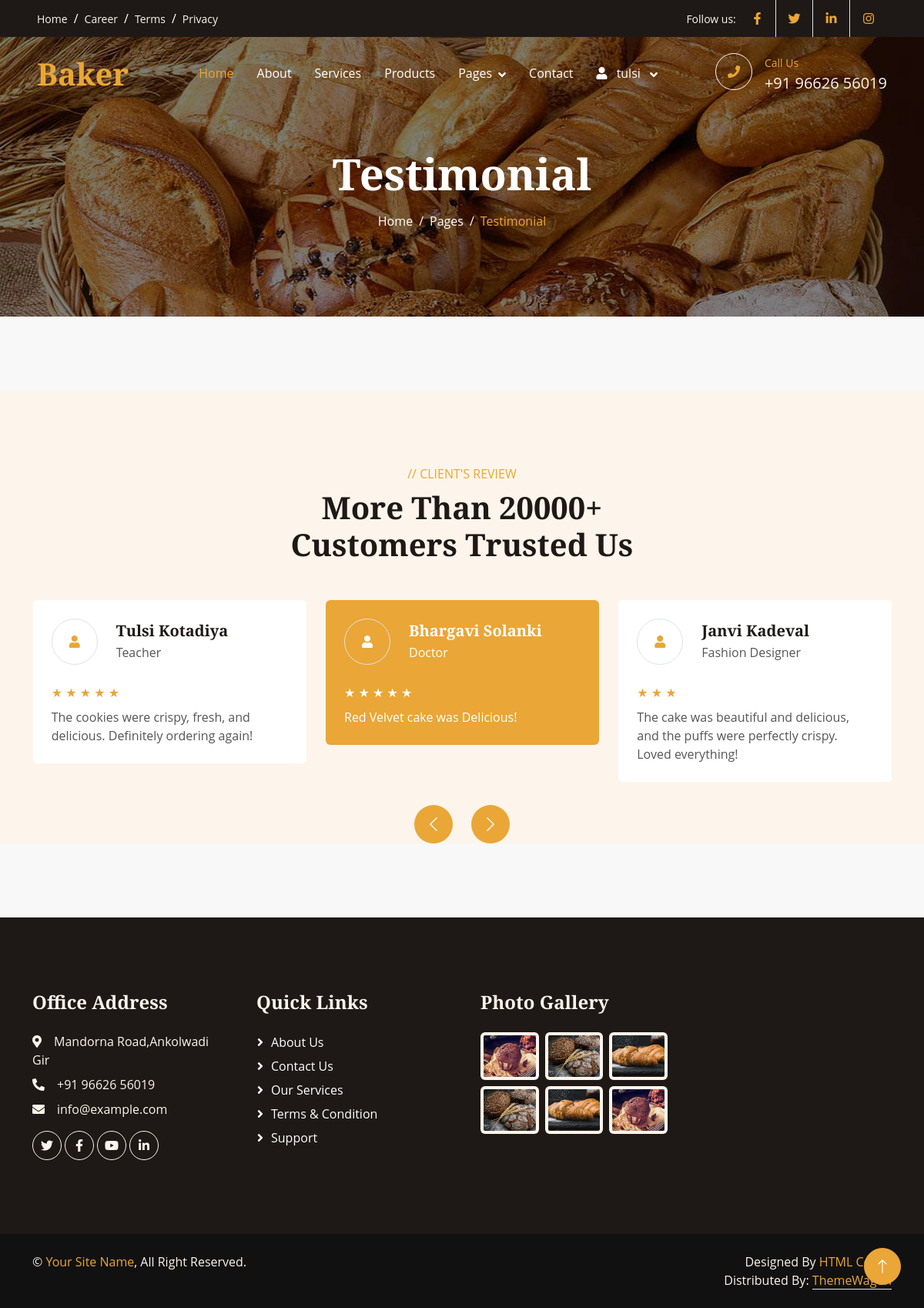
/testmonial/ (signed in), run on the app's committed database.
### myapp/models.py (models this page shows, shortened)
class Feedback(models.Model):
    user = models.ForeignKey(User, on_delete=models.CASCADE)
    profession = models.CharField(max_length=100)
    rating = models.PositiveIntegerField(default=5)
    message = models.TextField()
    created_at = models.DateTimeField(auto_now_add=True)
    is_approved = models.BooleanField(default=False)

### myapp/views.py (the view)
# urls.py: path('testmonial/',views.testimonial,name='testimonial'),
def testimonial(request):
    feedbacks = Feedback.objects.select_related('user').order_by('-created_at')
    return render(request,'testimonial.html',{'feedbacks': feedbacks})

### myapp/templates/testimonial.html
{% extends 'main.html' %}
{% load static %}
{% block content %}
    <div class="container-fluid page-header py-6 wow fadeIn" data-wow-delay="0.1s">
        <div class="container text-center pt-5 pb-3">
            <h1 class="display-4 text-white animated slideInDown mb-3">Testimonial</h1>
            <nav aria-label="breadcrumb animated slideInDown">
                <ol class="breadcrumb justify-content-center mb-0">
                    <li class="breadcrumb-item"><a class="text-white" href="{% url 'index' %}">Home</a></li>
                    <li class="breadcrumb-item"><a class="text-white" href="#">Pages</a></li>
                    <li class="breadcrumb-item text-primary active" aria-current="page">Testimonial</li>
                </ol>
            </nav>
        </div>
    </div>
    <div class="container-fluid bg-light my-6 py-6 pb-0 w-100" style="margin: 6rem 0;">
        <div class="container">
            <div class="text-center mx-auto mb-5 wow fadeInUp" data-wow-delay="0.1s" style="max-width: 500px;">
                <p class="text-primary text-uppercase mb-2">// Client's Review</p>
                <h1 class="display-6 mb-4">More Than 20000+ Customers Trusted Us</h1>
            </div>
            <div class="owl-carousel testimonial-carousel wow fadeInUp" data-wow-delay="0.1s">
                {% for feedback in feedbacks %}
                <div class="testimonial-item bg-white rounded p-4">
                    <div class="d-flex align-items-center mb-4">
                        <div class="flex-shrink-0 rounded-circle border p-1
                                    d-flex align-items-center justify-content-center"
                            style="width:60px; height:60px;">
                            <i class="fa fa-user text-primary"></i>
                        </div>
                        <div class="ms-4">
                            <h5 class="mb-1">
                                {{ feedback.user.first_name }}
                                {{ feedback.user.last_name }}
                            </h5>
                            <span>
                                {{ feedback.profession }}
                            </span>
                        </div>
                    </div>
                    <div class="mb-2 text-primary">
                        {% if feedback.rating >= 1 %}★{% endif %}
                        {% if feedback.rating >= 2 %}★{% endif %}
                        {% if feedback.rating >= 3 %}★{% endif %}
                        {% if feedback.rating >= 4 %}★{% endif %}
                        {% if feedback.rating >= 5 %}★{% endif %}
                    </div>
                    <p class="mb-0">
                        {{ feedback.message }}
                    </p>
                </div>
                {% empty %}
                <div class="text-center">
                    <p>No customer reviews yet.</p>
                </div>
                {% endfor %}
            </div>
        </div>
    </div>
{% endblock content %}

### templates/main.html (shortened to what this page needs)
{% load static %}
<!DOCTYPE html>
<html lang="en">
<head>
    <link href="https://cdnjs.cloudflare.com/ajax/libs/font-awesome/5.10.0/css/all.min.css" rel="stylesheet">
    <link href="https://cdn.jsdelivr.net/npm/bootstrap-icons@1.4.1/font/bootstrap-icons.css" rel="stylesheet">
    <link href="{% static 'lib/animate/animate.min.css' %}" rel="stylesheet">
    <link href="{% static 'lib/owlcarousel/assets/owl.carousel.min.css' %}" rel="stylesheet">
    <link href="{% static 'css/bootstrap.min.css' %}" rel="stylesheet">
    <link href="{% static 'css/style.css' %}" rel="stylesheet">
</head>
<body>
    <div class="container-fluid top-bar bg-dark text-light px-0 wow fadeIn" data-wow-delay="0.1s">
        <div class="row gx-0 align-items-center d-none d-lg-flex">
            <div class="col-lg-6 px-5 text-start">
                <ol class="breadcrumb mb-0">
                    <li class="breadcrumb-item"><a class="small text-light" href="#">Home</a></li>
                    <li class="breadcrumb-item"><a class="small text-light" href="#">Career</a></li>
                    <li class="breadcrumb-item"><a class="small text-light" href="#">Terms</a></li>
                    <li class="breadcrumb-item"><a class="small text-light" href="#">Privacy</a></li>
                </ol>
            </div>
            <div class="col-lg-6 px-5 text-end">
                <small>Follow us:</small>
                <div class="h-100 d-inline-flex align-items-center">
                    <a class="btn-lg-square text-primary border-end rounded-0" href=""><i class="fab fa-facebook-f"></i></a>
                    <a class="btn-lg-square text-primary border-end rounded-0" href=""><i class="fab fa-twitter"></i></a>
                    <a class="btn-lg-square text-primary border-end rounded-0" href=""><i class="fab fa-linkedin-in"></i></a>
                    <a class="btn-lg-square text-primary pe-0" href=""><i class="fab fa-instagram"></i></a>
                </div>
            </div>
        </div>
    </div>
    <nav class="navbar navbar-expand-lg navbar-dark fixed-top py-lg-0 px-lg-5 wow fadeIn" data-wow-delay="0.1s">
        <a href="{% url 'index' %}" class="navbar-brand ms-4 ms-lg-0">
            <h1 class="text-primary m-0">Baker</h1>
        </a>
        <div class="collapse navbar-collapse" id="navbarCollapse">
            <div class="navbar-nav mx-auto p-4 p-lg-0">
                <a href="{% url 'index' %}" class="nav-item nav-link active">Home</a>
                <a href="{% url 'about' %}" class="nav-item nav-link">About</a>
                <a href="{% url 'service' %}" class="nav-item nav-link">Services</a>
                <a href="{% url 'product' %}" class="nav-item nav-link">Products</a>
                <div class="nav-item dropdown">
                    <a href="#" class="nav-link dropdown-toggle" data-bs-toggle="dropdown">Pages</a>
                </div>
                <a href="{% url 'contact' %}" class="nav-item nav-link">Contact</a>
                {% if user.is_authenticated %}
                        <div class="nav-item dropdown">
                            <a href="#"
                            class="nav-link dropdown-toggle"
                            data-bs-toggle="dropdown">
                                <i class="fa fa-user me-2"></i>
                                {{ user.username }}
                            </a>
                        </div>
                    {% endif %}
            </div>
            <div class=" d-none d-lg-flex">
                <div class="flex-shrink-0 btn-lg-square border border-light rounded-circle">
                    <i class="fa fa-phone text-primary"></i>
                </div>
                <div class="ps-3">
                    <small class="text-primary mb-0">Call Us</small>
                    <p class="text-light fs-5 mb-0">+91 96626 56019</p>
                </div>
            </div>
        </div>
    </nav>
    <main>
        {% block content %}
        {% endblock content %}
    </main>
    <div class="container-fluid bg-dark text-light footer my-6 mb-0 py-5 wow fadeIn" data-wow-delay="0.1s">
        <div class="container py-5">
            <div class="row g-5">
                <div class="col-lg-3 col-md-6">
                    <h4 class="text-light mb-4">Office Address</h4>
                    <p class="mb-2"><i class="fa fa-map-marker-alt me-3"></i>Mandorna Road,Ankolwadi Gir</p>
                    <p class="mb-2"><i class="fa fa-phone-alt me-3"></i>+91 96626 56019</p>
                    <p class="mb-2"><i class="fa fa-envelope me-3"></i>info@example.com</p>
                    <div class="d-flex pt-2">
                        <a class="btn btn-square btn-outline-light rounded-circle me-1" href=""><i class="fab fa-twitter"></i></a>
                        <a class="btn btn-square btn-outline-light rounded-circle me-1" href=""><i class="fab fa-facebook-f"></i></a>
                        <a class="btn btn-square btn-outline-light rounded-circle me-1" href=""><i class="fab fa-youtube"></i></a>
                        <a class="btn btn-square btn-outline-light rounded-circle me-0" href=""><i class="fab fa-linkedin-in"></i></a>
                    </div>
                </div>
                <div class="col-lg-3 col-md-6">
                    <h4 class="text-light mb-4">Quick Links</h4>
                    <a class="btn btn-link" href="{% url 'about' %}">About Us</a>
                    <a class="btn btn-link" href="{% url 'contact' %}">Contact Us</a>
                    <a class="btn btn-link" href="{% url 'service' %}">Our Services</a>
                    <a class="btn btn-link" href="">Terms & Condition</a>
                    <a class="btn btn-link" href="">Support</a>
                </div>
                <div class="col-lg-3 col-md-6">
                    <h4 class="text-light mb-4">Photo Gallery</h4>
                    <div class="row g-2">
                        <div class="col-4">
                            <img class="img-fluid bg-light rounded p-1" src="{% static 'img/product-1.jpg' %}" alt="Image">
                        </div>
                        <div class="col-4">
                            <img class="img-fluid bg-light rounded p-1" src="{% static 'img/product-2.jpg' %}" alt="Image">
                        </div>
                        <div class="col-4">
                            <img class="img-fluid bg-light rounded p-1" src="{% static 'img/product-3.jpg' %}" alt="Image">
                        </div>
                        <div class="col-4">
                            <img class="img-fluid bg-light rounded p-1" src="{% static 'img/product-2.jpg' %}" alt="Image">
                        </div>
                        <div class="col-4">
                            <img class="img-fluid bg-light rounded p-1" src="{% static 'img/product-3.jpg' %}" alt="Image">
                        </div>
                        <div class="col-4">
                            <img class="img-fluid bg-light rounded p-1" src="{% static 'img/product-1.jpg' %}" alt="Image">
                        </div>
                    </div>
                </div>
            </div>
        </div>
    </div>
    <div class="container-fluid copyright text-light py-4 wow fadeIn" data-wow-delay="0.1s">
        <div class="container">
            <div class="row">
                <div class="col-md-6 text-center text-md-start mb-3 mb-md-0">
                    &copy; <a href="#">Your Site Name</a>, All Right Reserved.
                </div>
                <div class="col-md-6 text-center text-md-end">
                    Designed By <a href="https://htmlcodex.com">HTML Codex</a>
                    <br>Distributed By: <a class="border-bottom" href="https://themewagon.com" target="_blank">ThemeWagon</a>
                </div>
            </div>
        </div>
    </div>
    <a href="#" class="btn btn-lg btn-primary btn-lg-square rounded-circle back-to-top"><i class="bi bi-arrow-up"></i></a>
</body>
</html>

### myapp/static/css/style.css (style rules this page uses)
:root { --primary: #EAA636; --secondary: #545454; --light: #FDF5EB; --dark: #1E1916; }
h4, h5, h6, .h4, .h5, .h6 { font-weight: 600 !important; }
.py-6 { padding-top: 6rem; padding-bottom: 6rem; }
.my-6 { margin-top: 6rem; margin-bottom: 6rem; }
.back-to-top { position: fixed; display: none; right: 30px; bottom: 30px; z-index: 99; }
.btn { font-weight: 500; transition: .5s; }
.btn.btn-primary { color: #FFFFFF; }
.btn-square { width: 38px; height: 38px; }
.btn-lg-square { width: 48px; height: 48px; }
.btn-square, .btn-sm-square, .btn-lg-square { padding: 0; display: flex; align-items: center; justify-content: center; font-weight: normal; }
.navbar .dropdown-toggle::after { border: none; content: "\f107"; font-family: "Font Awesome 5 Free"; font-weight: 900; vertical-align: middle; margin-left: 8px; }
.navbar .navbar-nav .nav-link { padding: 35px 15px; color: var(--light); outline: none; }
.navbar .navbar-nav .nav-link:hover, .navbar .navbar-nav .nav-link.active { color: var(--primary); }
.navbar.fixed-top { transition: .5s; }
.page-header { margin-bottom: 6rem; background: linear-gradient(rgba(0, 0, 0, .5), rgba(0, 0, 0, .5)), url(../img/carousel-1.jpg) center center no-repeat; background-size: cover; }
.breadcrumb-item+.breadcrumb-item::before { color: var(--light); }
html, body { width: 100%; margin: 0; padding: 0; }
main { display: block !important; width: 100% !important; max-width: 100% !important; margin: 0 !important; padding: 0 !important; }
.testimonial-carousel .owl-item .testimonial-item, .testimonial-carousel .owl-item .testimonial-item * { transition: .5s; }
.testimonial-carousel .owl-item.center .testimonial-item { background: var(--primary) !important; }
.testimonial-carousel .owl-item.center .testimonial-item * { color: #FFFFFF !important; }
.footer .btn.btn-link { display: block; margin-bottom: 5px; padding: 0; text-align: left; color: var(--light); font-weight: normal; text-transform: capitalize; transition: .3s; }
.footer .btn.btn-link::before { position: relative; content: "\f105"; font-family: "Font Awesome 5 Free"; font-weight: 900; color: var(--light); margin-right: 10px; }
.copyright { background: #111111; }
.copyright a { color: var(--primary); }
:root { --primary: #eaa636; --secondary: #f5f5f5; --dark: #33211d; --light: #ffffff; --text: #555555; --border: #eeeeee; }
* { margin: 0; padding: 0; box-sizing: border-box; }
body { font-family: "Open Sans", sans-serif; background: #f8f8f8; color: var(--text); }
:root { --primary: #eaa636; --dark: #33211d; --light: #ffffff; --text: #555555; --border: #eeeeee; }

### data on the page
Feedback: user.first_name "Bhargavi", user.last_name "Solanki", profession "Doctor", message "Red Velvet cake was Delicious!"
Feedback: user.first_name "Janvi", user.last_name "Kadeval", profession "Fashion Designer", message "The cake was beautiful and delicious, and the puffs were perfectly crispy. Loved everything!"
Feedback: user.first_name "Tulsi", user.last_name "Kotadiya", profession "Teacher", message "The cookies were crispy, fresh, and delicious. Definitely ordering again!"

### other printed values
{{ user.username }} "tulsi"
